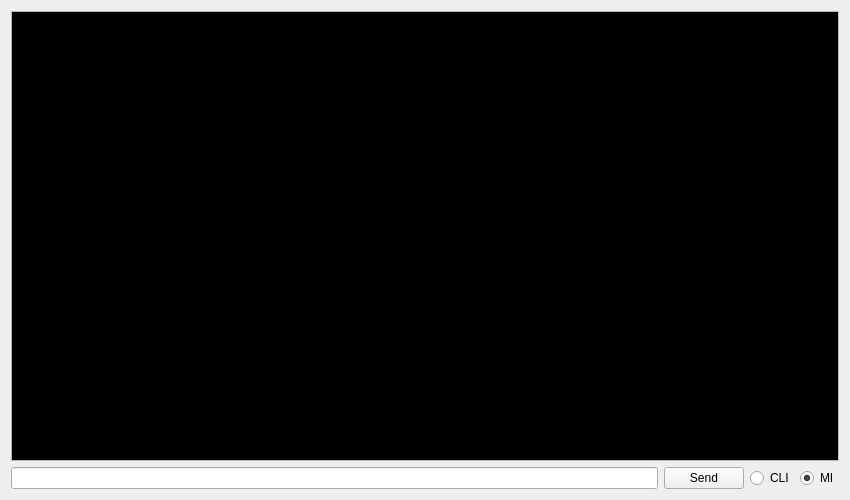
<?xml version="1.0" encoding="UTF-8"?>
<ui version="4.0">
 <class>Form</class>
 <widget class="QWidget" name="Form">
  <property name="geometry">
   <rect>
    <x>0</x>
    <y>0</y>
    <width>850</width>
    <height>500</height>
   </rect>
  </property>
  <property name="sizePolicy">
   <sizepolicy hsizetype="Fixed" vsizetype="Fixed">
    <horstretch>0</horstretch>
    <verstretch>0</verstretch>
   </sizepolicy>
  </property>
  <property name="minimumSize">
   <size>
    <width>850</width>
    <height>500</height>
   </size>
  </property>
  <property name="windowTitle">
   <string>GDB Console</string>
  </property>
  <layout class="QVBoxLayout" name="verticalLayout_2">
   <item>
    <layout class="QVBoxLayout" name="verticalLayout">
     <item>
      <widget class="QTextBrowser" name="textBrowser">
       <property name="palette">
        <palette>
         <active>
          <colorrole role="Text">
           <brush brushstyle="SolidPattern">
            <color alpha="255">
             <red>0</red>
             <green>255</green>
             <blue>0</blue>
            </color>
           </brush>
          </colorrole>
          <colorrole role="Base">
           <brush brushstyle="SolidPattern">
            <color alpha="255">
             <red>0</red>
             <green>0</green>
             <blue>0</blue>
            </color>
           </brush>
          </colorrole>
          <colorrole role="PlaceholderText">
           <brush brushstyle="NoBrush">
            <color alpha="128">
             <red>0</red>
             <green>255</green>
             <blue>0</blue>
            </color>
           </brush>
          </colorrole>
         </active>
         <inactive>
          <colorrole role="Text">
           <brush brushstyle="SolidPattern">
            <color alpha="255">
             <red>0</red>
             <green>255</green>
             <blue>0</blue>
            </color>
           </brush>
          </colorrole>
          <colorrole role="Base">
           <brush brushstyle="SolidPattern">
            <color alpha="255">
             <red>0</red>
             <green>0</green>
             <blue>0</blue>
            </color>
           </brush>
          </colorrole>
          <colorrole role="PlaceholderText">
           <brush brushstyle="NoBrush">
            <color alpha="128">
             <red>0</red>
             <green>255</green>
             <blue>0</blue>
            </color>
           </brush>
          </colorrole>
         </inactive>
         <disabled>
          <colorrole role="Text">
           <brush brushstyle="SolidPattern">
            <color alpha="255">
             <red>128</red>
             <green>128</green>
             <blue>128</blue>
            </color>
           </brush>
          </colorrole>
          <colorrole role="Base">
           <brush brushstyle="SolidPattern">
            <color alpha="255">
             <red>255</red>
             <green>255</green>
             <blue>255</blue>
            </color>
           </brush>
          </colorrole>
          <colorrole role="PlaceholderText">
           <brush brushstyle="NoBrush">
            <color alpha="128">
             <red>0</red>
             <green>255</green>
             <blue>0</blue>
            </color>
           </brush>
          </colorrole>
         </disabled>
        </palette>
       </property>
       <property name="font">
        <font>
         <family>Monospace</family>
         <italic>false</italic>
         <bold>false</bold>
        </font>
       </property>
      </widget>
     </item>
     <item>
      <layout class="QHBoxLayout" name="horizontalLayout">
       <item>
        <widget class="QLineEdit" name="lineEdit"/>
       </item>
       <item>
        <widget class="QPushButton" name="pushButton_Send">
         <property name="text">
          <string>Send</string>
         </property>
        </widget>
       </item>
       <item>
        <widget class="QRadioButton" name="radioButton_CLI">
         <property name="text">
          <string>CLI</string>
         </property>
        </widget>
       </item>
       <item>
        <widget class="QRadioButton" name="radioButton_MI">
         <property name="text">
          <string>MI</string>
         </property>
         <property name="checked">
          <bool>true</bool>
         </property>
        </widget>
       </item>
      </layout>
     </item>
    </layout>
   </item>
  </layout>
 </widget>
 <resources/>
 <connections/>
</ui>
